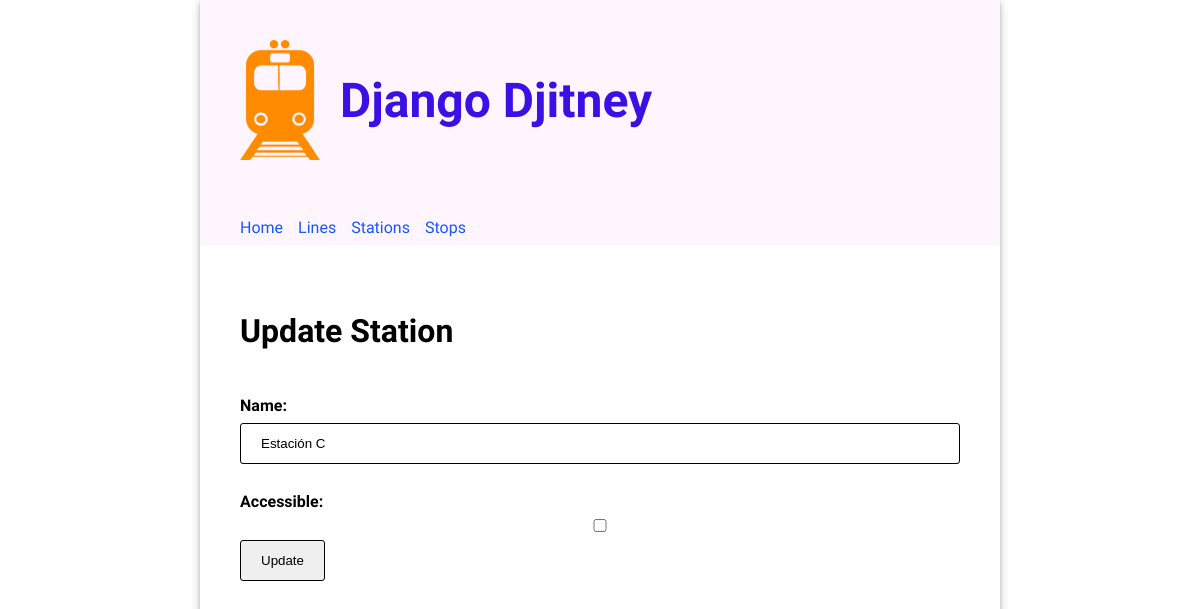
The app's page /station/3/update/, older data.
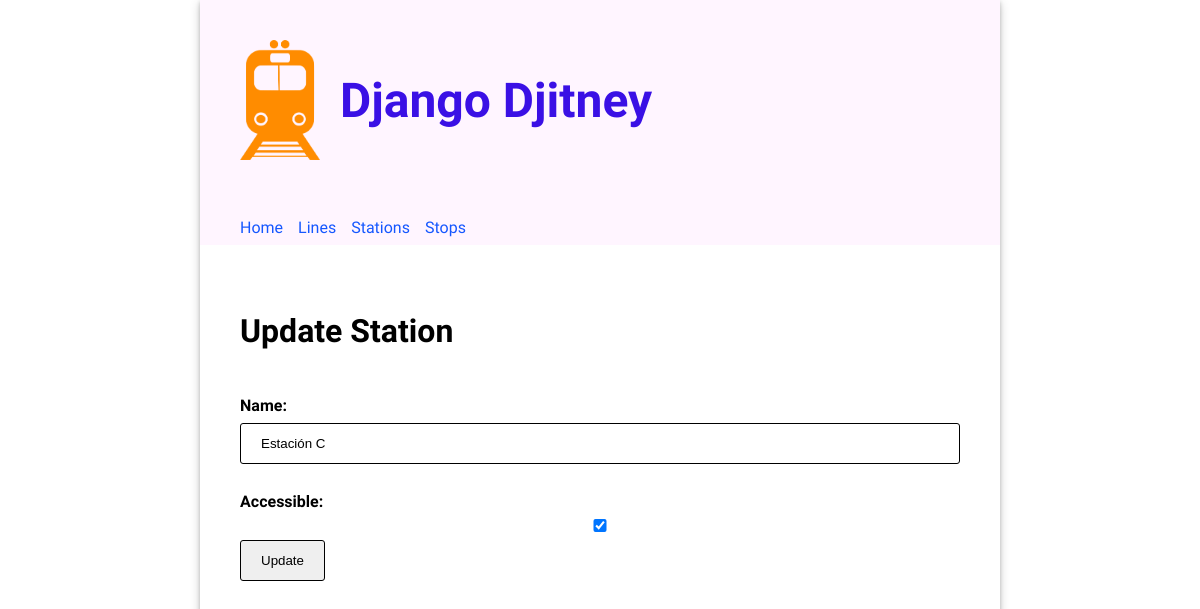
The same page, newer data.
### routes/models.py (models this page shows, shortened)
class Station(models.Model):
  name = models.CharField(unique=True, max_length=200)
  accessible = models.BooleanField(default=False)

### routes/views.py (the view)
# urls.py: path('station/<pk>/update/', views.UpdateStationsView.as_view(), name='update_station'),
class UpdateStationsView(UpdateView):
  model = Station
  form_class = StationForm
  template_name = 'routes/update_station.html'

### routes/forms.py
class StationForm(forms.ModelForm):
  class Meta:
    model = Station
    fields = "__all__"

### routes/templates/routes/update_station.html
{% extends 'base.html' %} {% load static %} {% block content %}
<h2>Update Station</h2>
<form method="post">
  {{ form }}
  <input type="submit" value="Update" />
</form>
{% endblock %}

Row changes from the older to the newer data that the page shows:
changed Station "Estación C": accessible "☐" → "☑"
